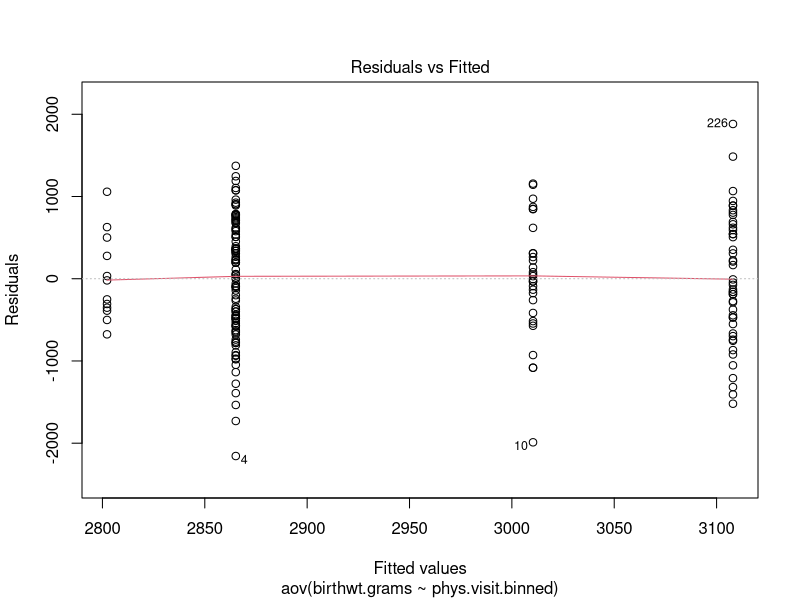
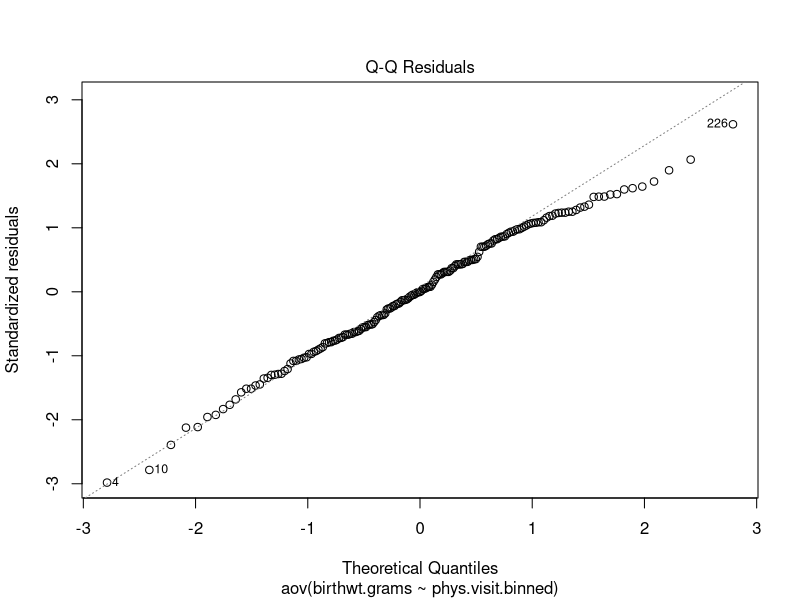
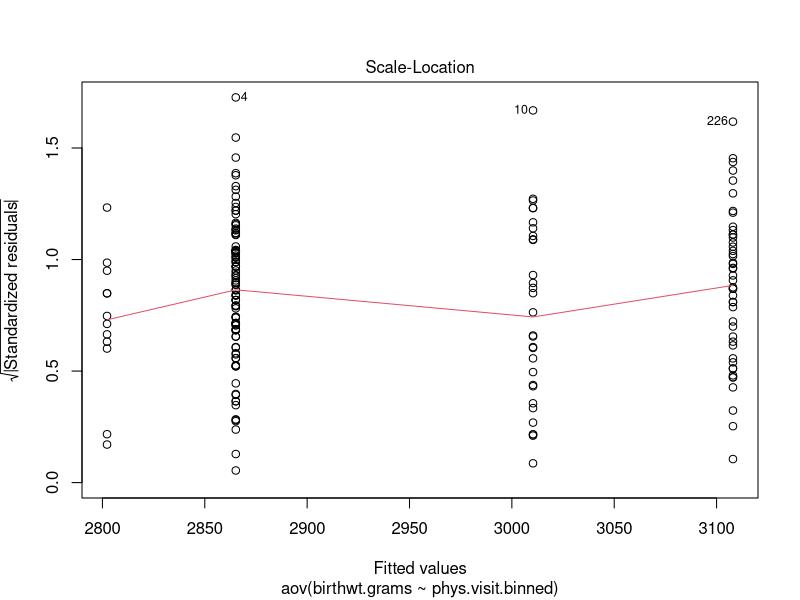
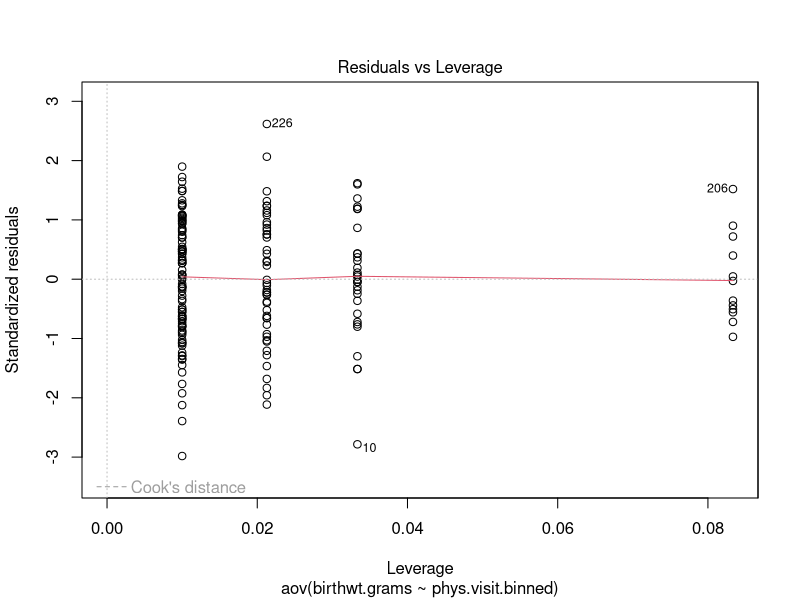
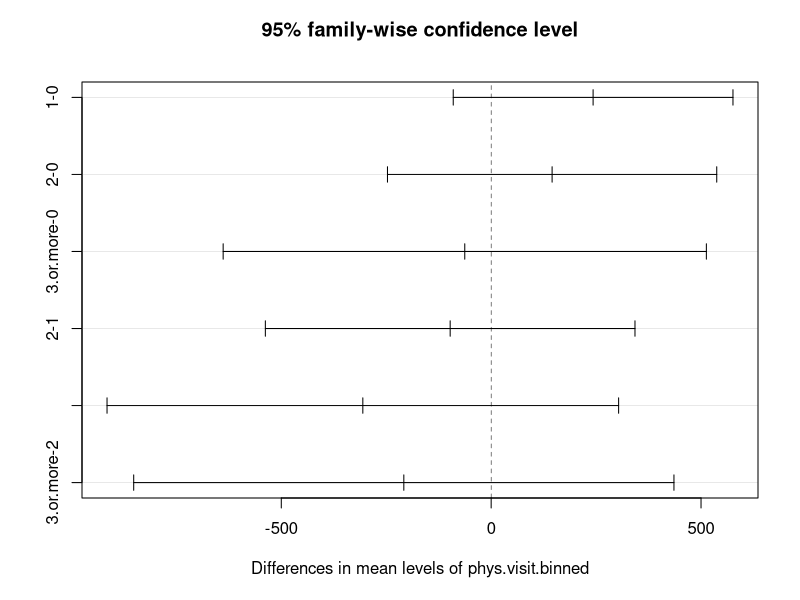

These figures' R source, in order:
## ---- chunk 1
library(MASS)
library(plyr)
library(ggplot2)
library(reshape)
## ---- chunk 2
# Rename the columns to have more descriptive names
colnames(birthwt) <- c("birthwt.below.2500", "mother.age", "mother.weight", 
    "race", "mother.smokes", "previous.prem.labor", "hypertension", "uterine.irr", 
    "physician.visits", "birthwt.grams")

# Transform variables to factors with descriptive levels
birthwt <- transform(birthwt, 
            race = as.factor(mapvalues(race, c(1, 2, 3), 
                              c("white","black", "other"))),
            mother.smokes = as.factor(mapvalues(mother.smokes, 
                              c(0,1), c("no", "yes"))),
            hypertension = as.factor(mapvalues(hypertension, 
                              c(0,1), c("no", "yes"))),
            uterine.irr = as.factor(mapvalues(uterine.irr, 
                              c(0,1), c("no", "yes")))
            )
## ---- chunk 3
phys.visit.binned <- birthwt$physician.visits
phys.visit.binned[phys.visit.binned >= 3] <- "3.or.more"
birthwt <- transform(birthwt, phys.visit.binned = as.factor(phys.visit.binned))
birthwt$phys.visit.binned
## ---- chunk 4
aov.birthwt <- aov(birthwt.grams ~ phys.visit.binned, data = birthwt)
summary(aov.birthwt)
## ---- chunk 5
plot(aov.birthwt)
## ---- chunk 6
posthoc <- TukeyHSD(x=aov.birthwt, 'phys.visit.binned', conf.level=0.95)

print(posthoc)
plot(posthoc)
## ---- chunk 7
twaov.birthwt <- aov(birthwt.grams ~ race+mother.smokes, data = birthwt)
summary(twaov.birthwt)
